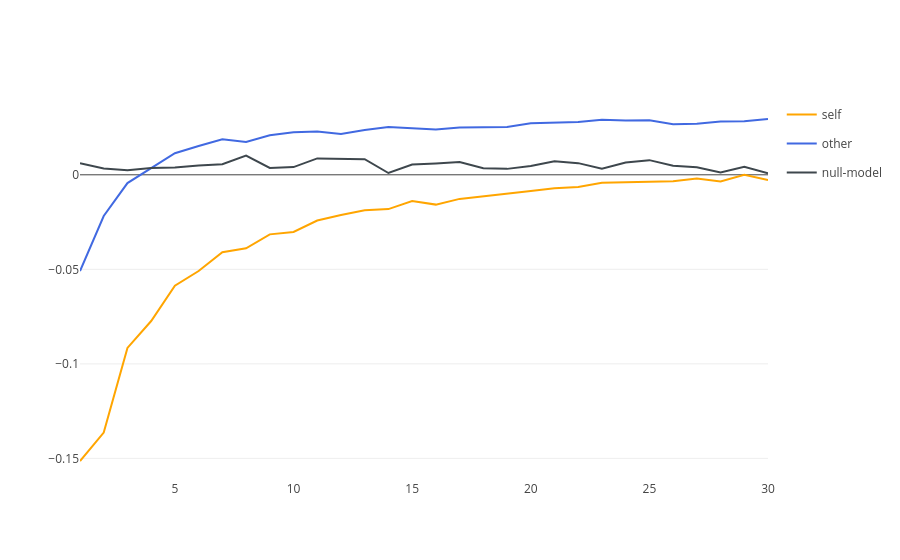

Notebook cell for this chart:
### Code cell
fig2.update_layout(template='xgridoff')
fig2.show()

### Figure 1 — Plotly figure (JSON) as saved in the notebook; plotly's stock layout.template omitted (floating-point values rounded to 4 significant figures)
{"data": [{"legendgroup": "self", "line": {"color": "orange"}, "mode": "lines", "name": "self", "showlegend": true, "x": [1.0, 2.0, 3.0, 4.0, 5.0, 6.0, 7.0, 8.0, 9.0, 10.0, 11.0, 12.0, 13.0, 14.0, 15.0, 16.0, 17.0, 18.0, 19.0, 20.0, 21.0, 22.0, 23.0, 24.0, 25.0, 26.0, 27.0, 28.0, 29.0, 30.0], "y": [-0.1514, -0.1363, -0.09159, -0.07734, -0.05868, -0.05087, -0.04091, -0.03891, -0.0315, -0.0302, -0.02421, -0.02124, -0.01875, -0.01813, -0.01392, -0.01577, -0.01274, -0.01142, -0.01013, -0.008511, -0.007084, -0.006499, -0.004229, -0.004002, -0.004017, -0.003398, -0.002025, -0.003562, 7.1e-05, -0.002818], "type": "scatter"}, {"fill": "tonexty", "fillcolor": "rgba(255, 165, 0, 0.2)", "legendgroup": "self", "line": {"color": "orange", "width": 0}, "mode": "lines", "name": "self_upper_bound", "showlegend": false, "x": [1.0, 2.0, 3.0, 4.0, 5.0, 6.0, 7.0, 8.0, 9.0, 10.0, 11.0, 12.0, 13.0, 14.0, 15.0, 16.0, 17.0, 18.0, 19.0, 20.0, 21.0, 22.0, 23.0, 24.0, 25.0, 26.0, 27.0, 28.0, 29.0, 30.0], "y": [NaN, NaN, NaN, NaN, NaN, NaN, NaN, NaN, NaN, NaN, NaN, NaN, NaN, NaN, NaN, NaN, NaN, NaN, NaN, NaN, NaN, NaN, NaN, NaN, NaN, NaN, NaN, NaN, NaN, NaN], "type": "scatter"}, {"fill": "tonexty", "fillcolor": "rgba(255, 165, 0, 0.2)", "legendgroup": "self", "line": {"color": "orange", "width": 0}, "mode": "lines", "name": "self_lower_bound", "showlegend": false, "x": [1.0, 2.0, 3.0, 4.0, 5.0, 6.0, 7.0, 8.0, 9.0, 10.0, 11.0, 12.0, 13.0, 14.0, 15.0, 16.0, 17.0, 18.0, 19.0, 20.0, 21.0, 22.0, 23.0, 24.0, 25.0, 26.0, 27.0, 28.0, 29.0, 30.0], "y": [NaN, NaN, NaN, NaN, NaN, NaN, NaN, NaN, NaN, NaN, NaN, NaN, NaN, NaN, NaN, NaN, NaN, NaN, NaN, NaN, NaN, NaN, NaN, NaN, NaN, NaN, NaN, NaN, NaN, NaN], "type": "scatter"}, {"legendgroup": "other", "line": {"color": "royalblue"}, "mode": "lines", "name": "other", "showlegend": true, "x": [1.0, 2.0, 3.0, 4.0, 5.0, 6.0, 7.0, 8.0, 9.0, 10.0, 11.0, 12.0, 13.0, 14.0, 15.0, 16.0, 17.0, 18.0, 19.0, 20.0, 21.0, 22.0, 23.0, 24.0, 25.0, 26.0, 27.0, 28.0, 29.0, 30.0], "y": [-0.05088, -0.02178, -0.004391, 0.003521, 0.0114, 0.01526, 0.01884, 0.01737, 0.02091, 0.02245, 0.02295, 0.02152, 0.02365, 0.02526, 0.02476, 0.02394, 0.02506, 0.0251, 0.0253, 0.02721, 0.02746, 0.02792, 0.0291, 0.02872, 0.02883, 0.02676, 0.027, 0.02815, 0.02828, 0.02952], "type": "scatter"}, {"fill": "tonexty", "fillcolor": "rgba(65, 105, 225, 0.2)", "legendgroup": "other", "line": {"color": "orange", "width": 0}, "mode": "lines", "name": "other_upper_bound", "showlegend": false, "x": [1.0, 2.0, 3.0, 4.0, 5.0, 6.0, 7.0, 8.0, 9.0, 10.0, 11.0, 12.0, 13.0, 14.0, 15.0, 16.0, 17.0, 18.0, 19.0, 20.0, 21.0, 22.0, 23.0, 24.0, 25.0, 26.0, 27.0, 28.0, 29.0, 30.0], "y": [NaN, NaN, NaN, NaN, NaN, NaN, NaN, NaN, NaN, NaN, NaN, NaN, NaN, NaN, NaN, NaN, NaN, NaN, NaN, NaN, NaN, NaN, NaN, NaN, NaN, NaN, NaN, NaN, NaN, NaN], "type": "scatter"}, {"fill": "tonexty", "fillcolor": "rgba(65, 105, 225, 0.2)", "legendgroup": "other", "line": {"color": "orange", "width": 0}, "mode": "lines", "name": "other_lower_bound", "showlegend": false, "x": [1.0, 2.0, 3.0, 4.0, 5.0, 6.0, 7.0, 8.0, 9.0, 10.0, 11.0, 12.0, 13.0, 14.0, 15.0, 16.0, 17.0, 18.0, 19.0, 20.0, 21.0, 22.0, 23.0, 24.0, 25.0, 26.0, 27.0, 28.0, 29.0, 30.0], "y": [NaN, NaN, NaN, NaN, NaN, NaN, NaN, NaN, NaN, NaN, NaN, NaN, NaN, NaN, NaN, NaN, NaN, NaN, NaN, NaN, NaN, NaN, NaN, NaN, NaN, NaN, NaN, NaN, NaN, NaN], "type": "scatter"}, {"legendgroup": "null-model", "line": {"color": "#3e474d"}, "mode": "lines", "name": "null-model", "showlegend": true, "x": [1.0, 2.0, 3.0, 4.0, 5.0, 6.0, 7.0, 8.0, 9.0, 10.0, 11.0, 12.0, 13.0, 14.0, 15.0, 16.0, 17.0, 18.0, 19.0, 20.0, 21.0, 22.0, 23.0, 24.0, 25.0, 26.0, 27.0, 28.0, 29.0, 30.0], "y": [0.006058, 0.003394, 0.002468, 0.003631, 0.00388, 0.004973, 0.005636, 0.01014, 0.003619, 0.004067, 0.008667, 0.008635, 0.008286, 0.0009408, 0.005447, 0.006003, 0.006739, 0.00343, 0.003135, 0.004649, 0.007128, 0.006174, 0.003194, 0.006497, 0.007756, 0.004844, 0.003973, 0.001191, 0.004289, 0.0008455], "type": "scatter"}, {"fill": "tonexty", "fillcolor": "rgba(62, 71, 77, 0.2)", "legendgroup": "null-model", "line": {"color": "orange", "width": 0}, "mode": "lines", "name": "null-model_upper_bound", "showlegend": false, "x": [1.0, 2.0, 3.0, 4.0, 5.0, 6.0, 7.0, 8.0, 9.0, 10.0, 11.0, 12.0, 13.0, 14.0, 15.0, 16.0, 17.0, 18.0, 19.0, 20.0, 21.0, 22.0, 23.0, 24.0, 25.0, 26.0, 27.0, 28.0, 29.0, 30.0], "y": [NaN, NaN, NaN, NaN, NaN, NaN, NaN, NaN, NaN, NaN, NaN, NaN, NaN, NaN, NaN, NaN, NaN, NaN, NaN, NaN, NaN, NaN, NaN, NaN, NaN, NaN, NaN, NaN, NaN, NaN], "type": "scatter"}, {"fill": "tonexty", "fillcolor": "rgba(62, 71, 77, 0.2)", "legendgroup": "null-model", "line": {"color": "orange", "width": 0}, "mode": "lines", "name": "null-model_lower_bound", "showlegend": false, "x": [1.0, 2.0, 3.0, 4.0, 5.0, 6.0, 7.0, 8.0, 9.0, 10.0, 11.0, 12.0, 13.0, 14.0, 15.0, 16.0, 17.0, 18.0, 19.0, 20.0, 21.0, 22.0, 23.0, 24.0, 25.0, 26.0, 27.0, 28.0, 29.0, 30.0], "y": [NaN, NaN, NaN, NaN, NaN, NaN, NaN, NaN, NaN, NaN, NaN, NaN, NaN, NaN, NaN, NaN, NaN, NaN, NaN, NaN, NaN, NaN, NaN, NaN, NaN, NaN, NaN, NaN, NaN, NaN], "type": "scatter"}], "layout": {}}
